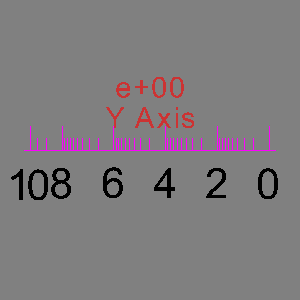

The script that drew this image:
#!/usr/bin/env python

# Test vtkAxisActor configured as a Y axis with log scale and custom properties.

import vtkmodules.vtkInteractionStyle  # noqa: F401
import vtkmodules.vtkRenderingFreeType  # noqa: F401
import vtkmodules.vtkRenderingOpenGL2  # noqa: F401

from vtkmodules.vtkCommonCore import vtkStringArray
from vtkmodules.vtkRenderingAnnotation import vtkAxisActor
from vtkmodules.vtkRenderingCore import (
    vtkProperty,
    vtkRenderWindow,
    vtkRenderWindowInteractor,
    vtkRenderer,
    vtkTextProperty,
)

# Create and configure Y axis
axis = vtkAxisActor()
axis.SetPoint1(0, 0, 0)
axis.SetPoint2(0, 10, 0)
axis.SetTitle("Y Axis")
axis.SetBounds(0, 0, 0, 10, 0, 0)
axis.SetTickLocationToInside()
axis.SetAxisTypeToY()
axis.SetRange(0.1, 4000)
axis.SetMajorRangeStart(0.1)
axis.SetMinorRangeStart(0.1)
axis.SetMinorTicksVisible(True)
axis.SetTitleAlignLocation(vtkAxisActor.VTK_ALIGN_TOP)
axis.SetTitleOffset(0, 3)
axis.SetExponentLocation(vtkAxisActor.VTK_ALIGN_TOP)
axis.SetExponent("+00")
axis.SetExponentVisibility(True)
axis.SetExponentOffset(20)
axis.SetLog(True)
axis.SetTitleScale(0.8)
axis.SetLabelScale(0.5)

# Custom labels
labels = vtkStringArray()
labels.SetNumberOfTuples(6)
labels.SetValue(0, "0")
labels.SetValue(1, "2")
labels.SetValue(2, "4")
labels.SetValue(3, "6")
labels.SetValue(4, "8")
labels.SetValue(5, "10")
axis.SetLabels(labels)

# Title text property
title_text_prop = vtkTextProperty()
title_text_prop.SetColor(1.0, 0.0, 0.0)
title_text_prop.SetOpacity(0.6)
axis.SetTitleTextProperty(title_text_prop)

# Axis lines property
lines_prop = vtkProperty()
lines_prop.SetColor(1.0, 0.0, 1.0)
axis.SetAxisLinesProperty(lines_prop)

# Renderer
renderer = vtkRenderer()
renderer.AddActor(axis)
renderer.SetBackground(0.5, 0.5, 0.5)

# Render window
render_window = vtkRenderWindow()
render_window.AddRenderer(renderer)
render_window.SetWindowName("axis actor y")
render_window.SetMultiSamples(0)
render_window.SetSize(300, 300)

# Interactor
interactor = vtkRenderWindowInteractor()
interactor.SetRenderWindow(render_window)

# Scene
renderer.GetActiveCamera().SetViewUp(1, 0, 0)
axis.SetCamera(renderer.GetActiveCamera())
render_window.Render()
renderer.ResetCameraScreenSpace(0.8)

interactor.Initialize()
interactor.Start()
